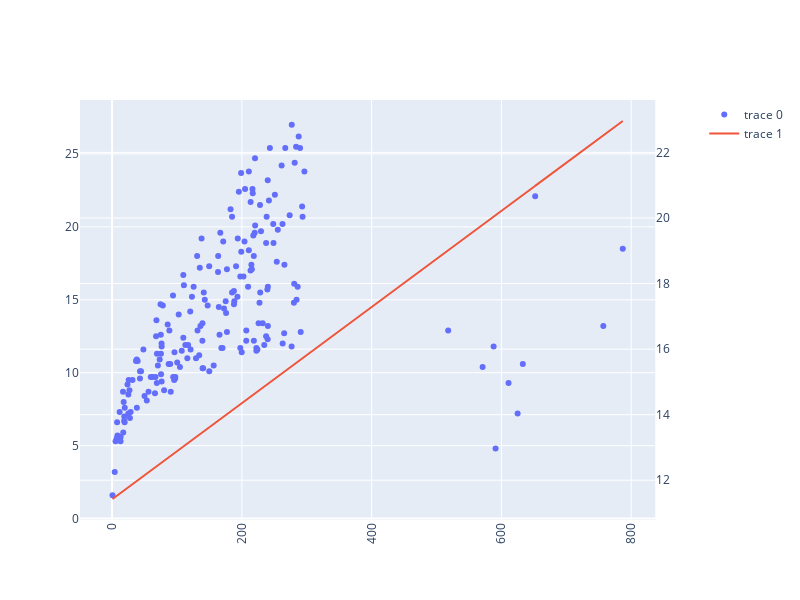

The notebook cell this image was saved under:
### Markdown cell above
We can visualize how well the line fits the data...

### Code cell
trace1= go.Scatter(mode='markers', x=sales_data['TV'], y=sales_data['Sales'])
trace2 = go.Scatter(x=sales_data['TV'], y=sales_data['TV'] * lr.coef_ + lr.intercept_)

fig = make_subplots(specs=[[{"secondary_y": True}]])
fig.add_trace(trace1)
fig.add_trace(trace2,secondary_y=True)
fig['layout'].update(height = 600, width = 800,xaxis=dict(
      tickangle=-90
    ))
fig.show()

### Figure 1 — Plotly figure (JSON) as saved in the notebook; plotly's stock layout.template omitted (floating-point values rounded to 4 significant figures; data arrays with more than 128 entries replaced by an {"elided": "..."} marker saying what was removed)
{"data": [{"mode": "markers", "type": "scatter", "x": {"elided": "200 float values"}, "y": {"elided": "200 float values"}}, {"type": "scatter", "x": {"elided": "200 float values"}, "xaxis": "x", "y": {"elided": "200 float values"}, "yaxis": "y2"}], "layout": {"height": 600, "width": 800, "xaxis": {"anchor": "y", "domain": [0, 0.94], "tickangle": -90}, "yaxis": {"anchor": "x", "domain": [0, 1]}, "yaxis2": {"anchor": "x", "overlaying": "y", "side": "right"}}}
